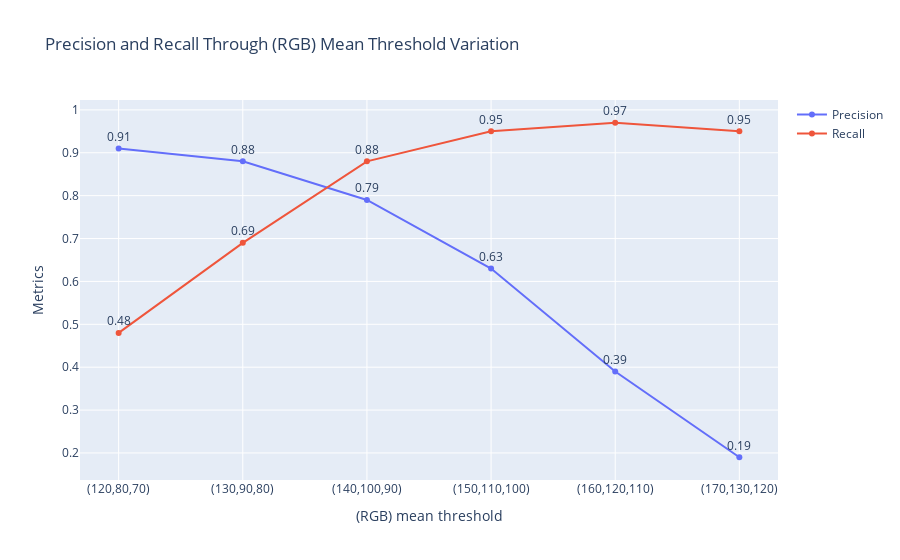

Notebook code cell kept with this figure:
### Code cell
import plotly.graph_objects as go

f1_scores = [0.63, 0.77, 0.83, 0.76, 0.56, 0.32]
precision = [0.91, 0.88, 0.79, 0.63, 0.39, 0.19]
recall = [0.48, 0.69, 0.88, 0.95, 0.97, 0.95]
x_labels = ['(120,80,70)', '(130,90,80)', '(140,100,90)', '(150,110,100)', '(160,120,110)', '(170,130,120)']

fig = go.Figure()
fig.add_trace(go.Scatter(
    x=x_labels,
    y=precision,
    name='Precision',
    text=precision,
    mode='lines+markers+text',
    textposition='top center'

))

fig.add_trace(go.Scatter(
    x=x_labels,
    y=recall,
    name='Recall',
    text=recall,
    mode='lines+markers+text',
    textposition='top center'

))

fig.update_layout(
    title='Precision and Recall Through (RGB) Mean Threshold Variation ',
    xaxis_title='(RGB) mean threshold',
    yaxis_title='Metrics'
)
fig.show()

### Figure 1 — Plotly figure (JSON) as saved in the notebook; plotly's stock layout.template omitted (floating-point values rounded to 4 significant figures)
{"data": [{"mode": "lines+markers+text", "name": "Precision", "text": ["0.91", "0.88", "0.79", "0.63", "0.39", "0.19"], "textposition": "top center", "type": "scatter", "x": ["(120,80,70)", "(130,90,80)", "(140,100,90)", "(150,110,100)", "(160,120,110)", "(170,130,120)"], "y": [0.91, 0.88, 0.79, 0.63, 0.39, 0.19]}, {"mode": "lines+markers+text", "name": "Recall", "text": ["0.48", "0.69", "0.88", "0.95", "0.97", "0.95"], "textposition": "top center", "type": "scatter", "x": ["(120,80,70)", "(130,90,80)", "(140,100,90)", "(150,110,100)", "(160,120,110)", "(170,130,120)"], "y": [0.48, 0.69, 0.88, 0.95, 0.97, 0.95]}], "layout": {"title": {"text": "Precision and Recall Through (RGB) Mean Threshold Variation "}, "xaxis": {"title": {"text": "(RGB) mean threshold"}}, "yaxis": {"title": {"text": "Metrics"}}}}
